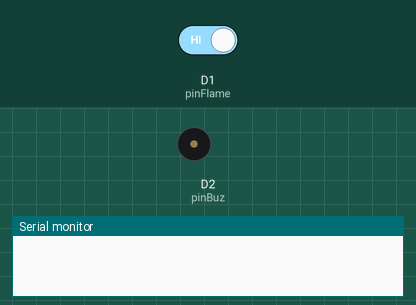
Bench run of a sketch on a simulated ESP8266 (NodeMCU). On the bench: buzzer (waves = sounding, pin HIGH), the last lines printed to the serial monitor. The inputs (shaded band) are chosen by the test bench; at power-on: D1 (pinFlame) HIGH. WiFi joins after 1.5 s; servers stay silent unless stated.

Above: at 3.0 s.
3.1 s: D1 (pinFlame) driven LOW
At 4.0 s:
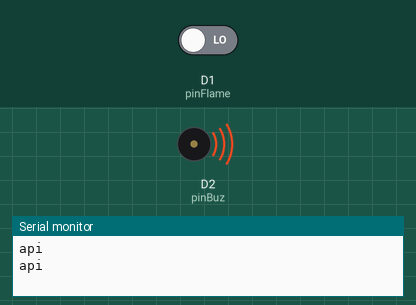
4.8 s: D1 (pinFlame) driven HIGH
At 5.2 s:
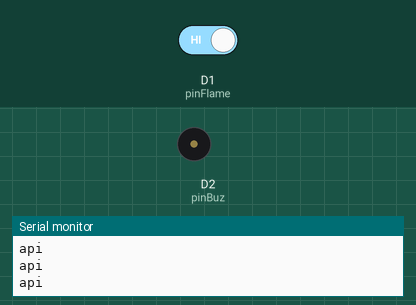
Timing chart, 0 to 7.8 s (numbered marks = the images above; inputs shaded):
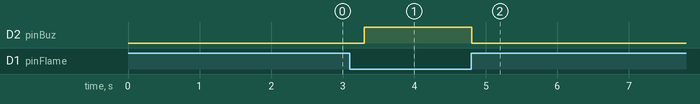

Measured:
- after the input at 3.1 s, D2 (pinBuz): LOW → HIGH after 0.20 s
- after the input at 4.8 s, D2 (pinBuz): HIGH → LOW at once

The sketch:

flame.ino
```cpp
#include <ESP8266WiFi.h>
#define BLYNK_MAX_SENDBYTES 256
#define BLYNK_PRINT Serial
#include <BlynkSimpleEsp8266.h>
int pinBuz = D2;
int pinFlame = D1;
BlynkTimer timer;
char auth[] = "exampleabcdefgh12345"; //Auth code sent via Email
char ssid[] = "ABCD"; //Wifi name
char pass[] = "xxxxx";  //Wifi Password
int state = 0;

void setup()
{
  Serial.begin(9600);
  Blynk.begin(auth, ssid, pass);
  pinMode(pinFlame, INPUT);
  pinMode(pinBuz, OUTPUT);
}
void loop()
{
  int a = digitalRead(pinFlame);
  if (a==LOW){
    digitalWrite(pinBuz, HIGH);
    Serial.println("api");
    if(state==0){
      Blynk.notify("Ada api");
    }
    state = 1;
  }else{
    digitalWrite(pinBuz, LOW);
    state = 0;
  }
  delay(500);
  Blynk.run();
  timer.run();
}
```
